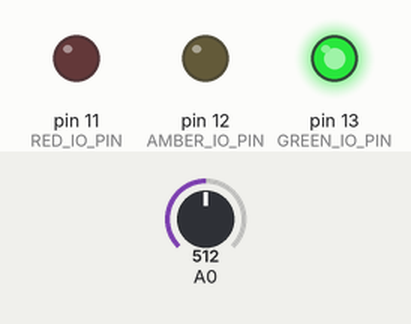
Bench run of a sketch on a simulated Arduino Uno, built with avr-gcc and run on an emulated ATmega328P. Parts: output pins drawn as LEDs (lit = HIGH). Inputs (shaded band) come from the test bench; at power-on: A0 = 512.

Above: at 8.8 s.
8.9 s: A0 set to 390
At 15.0 s:
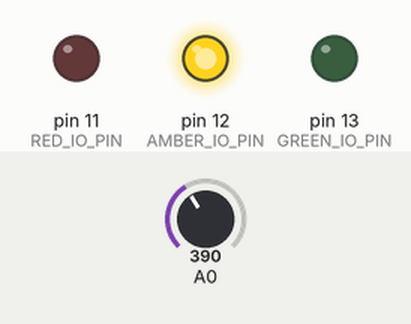
22.6 s: A0 set to 363
At 30.1 s:
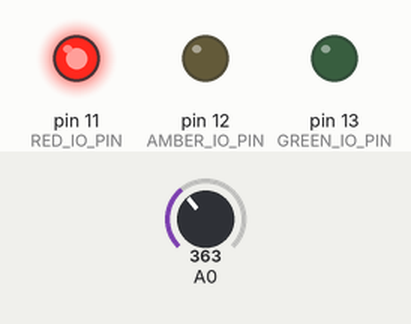
30.6 s: A0 set to 122
At 35.2 s:
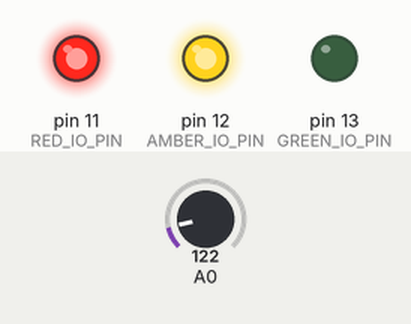
38.6 s: A0 set to 306
Timing chart, 0 to 47.6 s (numbered marks = the images above; inputs shaded):
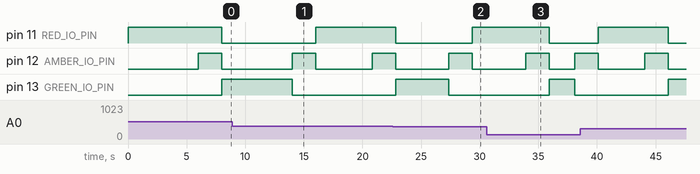

Measured:
- the behaviour switches between 372 and 371 on A0 (found by bisection; images 1 and 2)

The sketch:

traffic-light-stand-alone.ino
```cpp
const int GREEN_IO_PIN = 13;
const int AMBER_IO_PIN = 12;
const int RED_IO_PIN = 11;


const int TOTAL_SEQUENCE_STEPS = 4;
const int SEQUENCE_STEP_RED = 0;
const int SEQUENCE_STEP_AMBER = 1;
const int SEQUENCE_STEP_GREEN = 2;
const int SEQUENCE_STEP_WAIT_TIME = 3;

struct SequenceStep {
        int Red;
        int Amber;
        int Green;
        int WaitTime;
        bool AdjustWaitTime;
};

// Each sequence step consists of <red light state>, <amber light state>, <green light state>, <state wait time in ms>
/*const int trafficLightSequence[TOTAL_SEQUENCE_STEPS][4] =
                                  { { HIGH,   LOW,  LOW, 5000 },
                                  {   HIGH,   HIGH, LOW, 2000 },
                                  {   LOW,    LOW,  HIGH,5000 },
                                  {   LOW,    HIGH, LOW, 2000 } };*/

const SequenceStep trafficLightSequence[TOTAL_SEQUENCE_STEPS] = { { HIGH,  LOW,  LOW,  5000, true },
                                                                  { HIGH,  HIGH, LOW,  2000, false },
                                                                  { LOW,   LOW,  HIGH, 5000, true },
                                                                  { LOW,   HIGH, LOW,  2000, false } };

void setup()
{
  pinMode(RED_IO_PIN, OUTPUT);
  pinMode(AMBER_IO_PIN, OUTPUT);
  pinMode(GREEN_IO_PIN, OUTPUT);
}

void loop()
{
  static int currentStep = 0;

  if ( currentStep >= TOTAL_SEQUENCE_STEPS )
  {
    currentStep = 0;
  }

  digitalWrite(RED_IO_PIN, trafficLightSequence[currentStep].Red);
  digitalWrite(AMBER_IO_PIN, trafficLightSequence[currentStep].Amber);
  digitalWrite(GREEN_IO_PIN, trafficLightSequence[currentStep].Green);

  float delayTime = trafficLightSequence[currentStep].WaitTime;

  if ( trafficLightSequence[currentStep].AdjustWaitTime )
  {
    // use value of analog input to adjust wait from minimum 1000ms to max 2x configured wait time + 1000ms
    float analogIn = analogRead(0);
    delayTime = ( (analogIn / 1023) * delayTime * 2) + 1000;
  }

  delay(delayTime);

  currentStep++;
}
```
